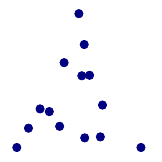

Generate this figure with gnuplot:
#/usr/bin/gnuplot

set terminal pdfcairo font 'Times,14' size 4.1cm,4.1cm
set output 'sierpinski_points.pdf'

unset border
unset xtics
unset ytics
unset key

plot 'sierpinski_points.txt' using 1:2 pt 7 ps 1 lc rgb "navy blue" w p 
